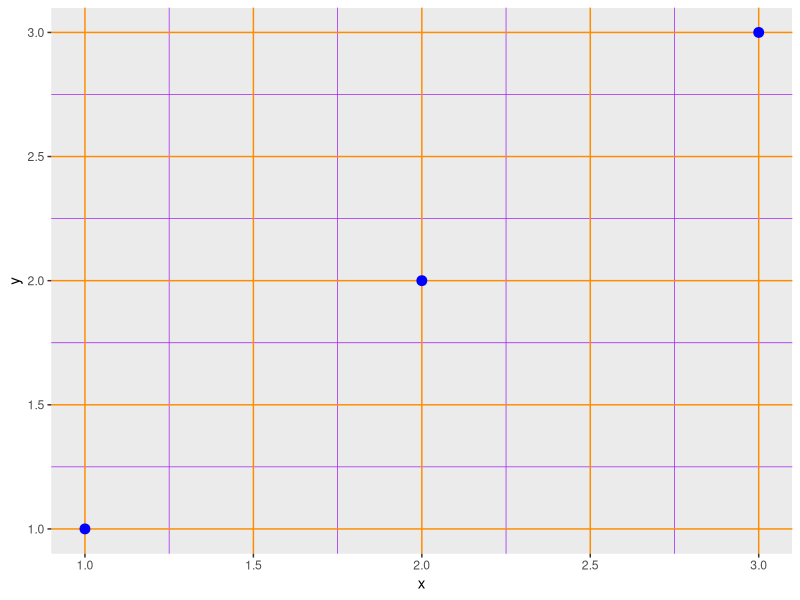

Reproduce this figure in R.
library(ggplot2)
df <- data.frame(x = 1:3, y = 1:3)
base <- ggplot(df, aes(x, y)) + geom_point(aes( ), color="blue", size=3)
base + theme(panel.grid.major = element_line(colour = "darkorange"))+
  theme(panel.grid.minor  = element_line(colour = "purple"))
